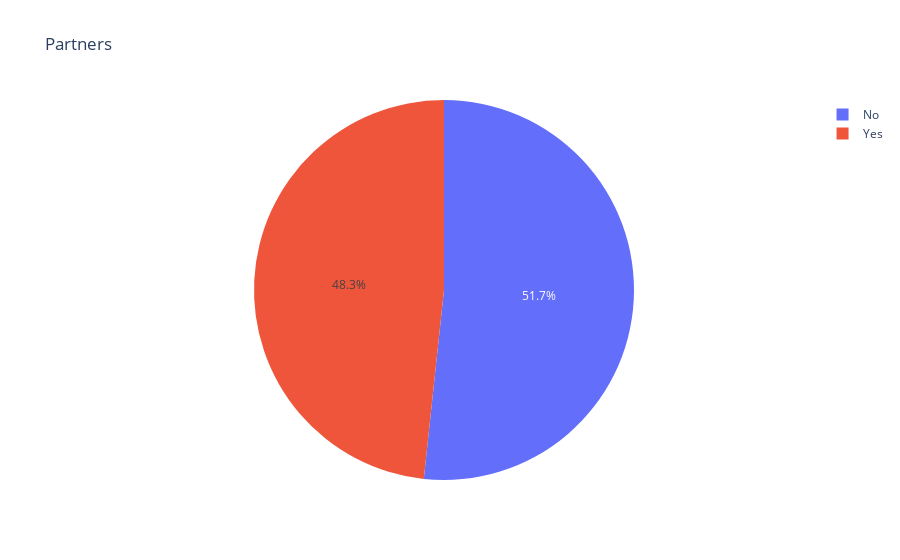

Here is the notebook cell this chart was saved with:
### Markdown cell above
#### Partners

### Code cell
names=['No','Yes']
values=telcom.Partner.value_counts()
fig = px.pie(telcom, values=values, title='Partners',names=names)
fig.show()

### Figure 1 — Plotly figure (JSON) as saved in the notebook; plotly's stock layout.template omitted (floating-point values rounded to 4 significant figures)
{"data": [{"domain": {"x": [0, 1], "y": [0, 1]}, "hovertemplate": "label=%{label}<br>value=%{value}<extra></extra>", "labels": ["No", "Yes"], "legendgroup": "", "name": "", "showlegend": true, "type": "pie", "values": [3641, 3402]}], "layout": {"legend": {"tracegroupgap": 0}, "title": {"text": "Partners"}}}
